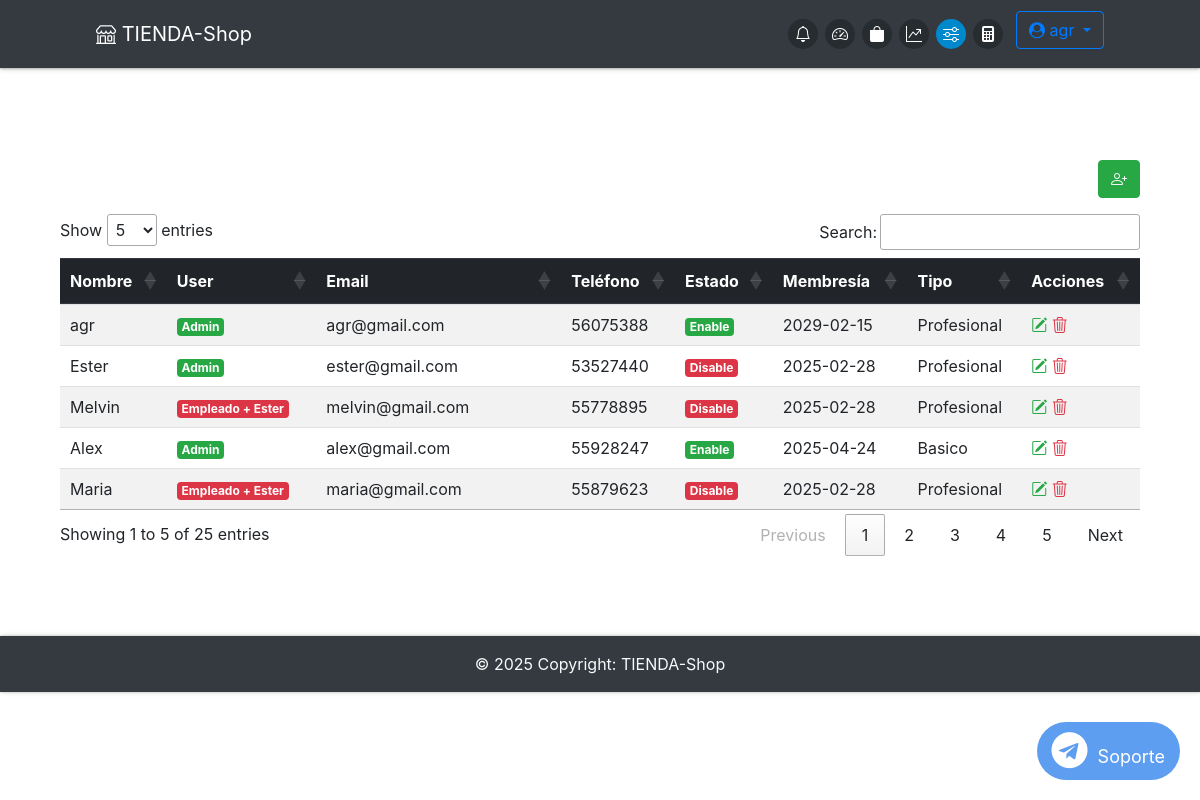
/admin/configuracion (signed in), run on the app's committed database.
### app/db_models.py (models this page shows, shortened)
class User(UserMixin, db.Model):
    __tablename__ = "users"
    id = db.Column(db.Integer, primary_key=True)
    name = db.Column(db.Text, nullable=False)
    email = db.Column(db.String(50), nullable=False, unique=True)
    phone = db.Column(db.String(50), nullable=False)
    password = db.Column(db.String(250), nullable=False)
    admin = db.Column(db.Integer, nullable=False, default=0)
    email_confirmed = db.Column(db.Integer, nullable=False, default=1)
    created_by = db.Column(db.Integer, db.ForeignKey('users.id'), nullable=True)  # ID del creador
    registration_date = db.Column(db.DateTime, default=lambda: datetime.now(timezone.utc))  # Fecha de registro
    membership_expiration = db.Column(db.DateTime, nullable=True)  # Fecha de vencimiento de membresía
    membership_id = db.Column(db.Integer, db.ForeignKey('memberships.id'), nullable=False)  # Relación con membresía
    membership = db.relationship('Membership', backref='users')
    employees = db.relationship('User', backref='creator', remote_side=[id], lazy='select')  # Relación empleados
    cart = db.relationship('Cart', backref='buyer')
    orders = db.relationship("Order", backref='customer', foreign_keys="[Order.uid]")  # Relación con clave foránea especificada

class Membership(db.Model):
    __tablename__ = 'memberships'
    id = db.Column(db.Integer, primary_key=True)
    name = db.Column(db.String(50), nullable=False, unique=True)
    max_employees = db.Column(db.Integer, nullable=False)
    max_items = db.Column(db.Integer, nullable=False)

### app/admin/routes.py (the view, shortened to what this page needs)
@admin.route('/configuracion', methods=['GET'])
def configuracion():
    admin_alias = aliased(User)
    memberships = Membership.query.all()
    if current_user.id == 1:  # Supongamos que el superadmin tiene ID 1
        users = db.session.query(
            User,  # El usuario actual
            admin_alias.name.label('creator_name')  # Nombre del creador
        ).outerjoin(
            admin_alias, User.created_by == admin_alias.id  # Relacionar creado_por con ID del administrador
        ).options(joinedload(User.membership)).all()  # Cargar la relación membership
    user_data = [
        {
            'id': user.id,
            'name': user.name,
            'email': user.email,
            'admin': user.admin,
            'phone': user.phone,
            'password': user.password,
            'email_confirmed': user.email_confirmed,
            'created_by': user.created_by,
            'registration_date': user.registration_date,
            'membership_expiration': user.membership_expiration,
            'membership_id': user.membership_id,  # Para que se seleccione la membresía en el modal
            'membership': user.membership,  # Incluir la membresía en los datos
            'creator_name': creator_name if creator_name else 'Sin Admin'
        }
        for user, creator_name in users
    ]
    return render_template('admin/configuracion.html', users=user_data, memberships=memberships, user=current_user)

### app/__init__.py (called while the page is built)
@app.context_processor
def inject_now():
	return {'now': datetime.now(timezone.utc)}

@login_manager.user_loader
def load_user(user_id):
	return User.query.get(user_id)

@app.after_request
def add_no_cache_headers(response):
    response.headers["Cache-Control"] = "no-store, no-cache, must-revalidate, max-age=0"
    response.headers["Pragma"] = "no-cache"
    response.headers["Expires"] = "-1"
    return response

### app/admin/templates/admin/configuracion.html (shortened to what this page needs)
{% extends "admin/base.html" %}
{% block content %}
<div class="container-fluid">
    <div class="d-flex justify-content-end mb-3">
        <div class="add-new btn-success btn">
           <a href="{{ url_for('register') }}" data-toggle="tooltip" title="Añadir Empleado" class="text-light">
              <i class="bi bi-person-plus"></i>
           </a>
        </div>
      </div>
    <div class="table-responsive">
        <table id="userTable" class="table table-striped table-hover">
            <thead class="thead-dark">
                <tr>
                    <th>Nombre</th>
                    <th>User</th>
                    <th>Email</th>
                    <th>Teléfono</th>
                    <th>Estado</th>
                    <th>Membresía</th>
                    <th>Tipo</th>
                    <th>Acciones</th>
                </tr>
            </thead>
            <tbody id="userTableBody">
                {% for user in users %}
                <tr>
                    <td>{{ user.name }}</td>
                    <td>
                        <span class="badge {{ 'badge-success' if user.admin else 'badge-danger' }}">
                            {% if current_user.id == 1 and not user.admin %}
                                Empleado + {{ user['creator_name'] if user['creator_name'] else 'Sin Admin' }}
                            {% else %}
                                {{ 'Admin' if user.admin else 'Empleado' }}
                            {% endif %}
                        </span>
                    </td>
                    <td>{{ user.email }}</td>
                    <td>{{ user.phone }}</td>
                    <td>
                        <span class="badge {{ 'badge-success' if user.email_confirmed else 'badge-danger' }}">
                            {{ 'Enable' if user.email_confirmed else 'Disable' }}
                        </span>
                    </td>
                    <td>
                        {% if user.membership_expiration %}
                            {{ user.membership_expiration.strftime('%Y-%m-%d') }}
                        {% else %}
                            Sin Membresía
                        {% endif %}
                    </td>
                    <td>
                        {% if user.membership %}
                            {{ user.membership.name }}
                        {% else %}
                            Sin Membresía
                        {% endif %}
                    </td>
                    <td>
                        <a href="#" class="edit-user" data-id="{{ user.id }}" data-name="{{ user.name }}" data-email="{{ user.email }}"
                            data-phone="{{ user.phone }}" data-registration-date="{{ user.registration_date }}" data-membership-expiration="{{ user.membership_expiration }}"
                            data-membership-id="{{ user.membership_id }}">
                            <i class="bi bi-pencil-square text-success"></i>
                        </a>
                        <a href="{{ url_for('admin.delete_user', id=user.id) }}" onclick="return confirm('¿Estás seguro de que deseas eliminar al usuario {{ user.name }}?');"><i class="bi bi-trash3 text-danger"></i></a>
                    </td>
                </tr>
                {% endfor %}
            </tbody>
        </table>
    </div>
</div>
{% endblock %}

### app/admin/templates/admin/base.html (shortened to what this page needs)
{% import "bootstrap/wtf.html" as wtf %}
<!DOCTYPE html>
<html lang="en">
<head>
  <link rel="stylesheet" href="https://maxcdn.bootstrapcdn.com/bootstrap/4.0.0/css/bootstrap.min.css"
>
  <link href="https://cdn.jsdelivr.net/gh/gitbrent/bootstrap4-toggle@3.6.1/css/bootstrap4-toggle.min.css"
    rel="stylesheet">
  <link rel="stylesheet" type="text/css" href="{{ url_for('static', filename='styles.css') }}">
  <link rel="stylesheet" href="https://cdnjs.cloudflare.com/ajax/libs/font-awesome/4.7.0/css/font-awesome.min.css">
  <link rel="stylesheet" href="https://cdn.jsdelivr.net/npm/bootstrap-icons@1.11.3/font/bootstrap-icons.min.css">
  <link rel="stylesheet" type="text/css" href="https://cdn.datatables.net/1.11.3/css/jquery.dataTables.css">
  <link href="https://cdn.jsdelivr.net/npm/bootstrap-switch-button/css/bootstrap-switch-button.min.css" rel="stylesheet">
  </head>
<body>
<nav class="navbar navbar-dark bg-dark fixed-top">
  <a class="navbar-brand" href="{{ url_for('home') }}" data-toggle="tooltip" title="Inicio">
      <i class="bi bi-shop"></i> TIENDA-Shop
    </a>
  <ul class="navbar-nav d-flex flex-row">
    {% if not current_user.is_authenticated %}
    <li class="nav-item {% if request.endpoint == 'login' %}active{% endif %}">
      <a class="nav-link" href="{{ url_for('login') }}" data-toggle="tooltip" title="Iniciar Sesión">
        <div class="icon-circle">
          <i class="bi bi-box-arrow-in-right"></i>
        </div>
      </a>
    </li>
    {% else %}
    <li class="nav-item {% if request.endpoint == 'orders' %}active{% endif %}">
      <a class="nav-link" href="{{ url_for('orders') }}" data-toggle="tooltip" title="Órdenes">
        <div class="icon-circle">
          <i class="bi bi-bell"></i>
        </div>
      </a>
    </li>
    <li class="nav-item {% if request.endpoint == 'admin.dashboard' %}active{% endif %}">
      <a class="nav-link" href="{{ url_for('admin.dashboard') }}" data-toggle="tooltip" title="Dashboard">
        <div class="icon-circle">
          <i class="bi bi-speedometer2"></i>
        </div>
      </a>
    </li>
    <li class="nav-item {% if request.endpoint == 'admin.items' %}active{% endif %}">
      <a class="nav-link" href="{{ url_for('admin.items') }}" data-toggle="tooltip" title="Productos">
        <div class="icon-circle">
          <i class="bi bi-bag-fill"></i>
        </div>
      </a>
    </li>
    <li class="nav-item {% if request.endpoint == 'admin.statictics' %}active{% endif %}">
      <a class="nav-link" href="{{ url_for('admin.statictics') }}" data-toggle="tooltip" title="Estadísticas">
        <div class="icon-circle">
          <i class="bi bi-graph-up-arrow"></i>
        </div>
      </a>
    </li>
    <li class="nav-item {% if request.endpoint == 'admin.configuracion' %}active{% endif %}">
      <a class="nav-link" href="{{ url_for('admin.configuracion') }}" data-toggle="tooltip" title="Configuración">
        <div class="icon-circle">
          <i class="bi bi-sliders"></i>
        </div>
      </a>
    </li>
    <li class="nav-item mr-2">
      <a class="nav-link" data-toggle="modal" data-target="#fullScreenModal"
        data-toggle="tooltip" title="Calculadora">
        <div class="icon-circle">
          <i class="bi bi-calculator-fill"></i>
        </div>
      </a>
    </li>
    <div class="dropdown ml-auto">
      <a class="btn btn-outline-primary dropdown-toggle" href="#" id="navbarDropdown" role="button" data-toggle="dropdown" aria-haspopup="true" aria-expanded="false">
        <i class="fa fa-user-circle"></i> {{ current_user.name }}
      </a>
    </div>
    {% endif %}
  </ul>
</nav>
  <div class="container">
    <div class="main">
      {% block content %}
      {% endblock %}
      <a href="https://t.me/soporte" target="_blank" class="telegram-float">
      <i class="fa fa-telegram fa-2x"></i> Soporte
      </a>
    </div>
  </div>
  <footer class="bg-dark text-center text-lg-start text-light">
    <div class="text-center p-3">
      © {{ now.year }} Copyright:
      TIENDA-Shop
    </div>
  </footer>
</body>
</html>

### app/static/styles.css (style rules this page uses)
.main { padding: 10vh 0; }
.navbar { padding: .7rem 6rem; box-shadow: 0 1px 2px 0 rgba(0, 0, 0, 0.2), 0 1px 5px 0 rgba(0, 0, 0, 0.19); }
footer { box-shadow: 1px 0 2px 0 rgba(0, 0, 0, 0.2), 1px 0 5px 0 rgba(0, 0, 0, 0.19); }
.telegram-float { position: fixed; bottom: 20px; right: 20px; background-color: #5e9ef1; color: #fff; text-align: center; border-radius: 50px; box-shadow: 2px 2px 10px rgba(0, 0, 0, 0); padding: 10px 15px; font-size: 18px; z-index: 9999; text-decoration: none; transition: opacity 0.3s ease, transform 0.3s ease; opacity: 1; }
.telegram-float i { margin-right: 5px; }
body { padding-top: 80px; }
.navbar { position: absolute; top: 0; z-index: 1050; }
.icon-circle { width: 30px; height: 30px; display: flex; align-items: center; justify-content: center; border-radius: 50%; background-color: rgba(3, 3, 3, 0.26); color: white; margin: 0 2px; transition: background-color 0.3s, color 0.3s; }
.nav-item.active .icon-circle { background-color: #0088cc; color: white; }
.navbar-nav { gap: 3px; }

### data on the page
User: name "agr", admin "Admin", email "agr@gmail.com", phone "56075388", email_confirmed "Enable", membership_expiration "2029-02-15", membership.name "Profesional"
User: name "Ester", admin "Admin", email "ester@gmail.com", phone "53527440", email_confirmed "Disable", membership_expiration "2025-02-28", membership.name "Profesional"
User: name "Melvin", name "Ester", email "melvin@gmail.com", phone "55778895", email_confirmed "Disable", membership_expiration "2025-02-28", membership.name "Profesional"
User: name "Alex", admin "Admin", email "alex@gmail.com", phone "55928247", email_confirmed "Enable", membership_expiration "2025-04-24", membership.name "Basico"
User: name "Maria", name "Ester", email "maria@gmail.com", phone "55879623", email_confirmed "Disable", membership_expiration "2025-02-28", membership.name "Profesional"
